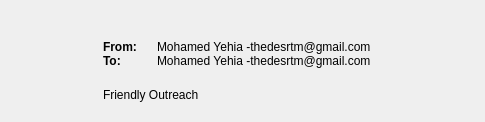
             <widget class="QFrame" name="email_view_header_frame">
              <property name="styleSheet">
               <string notr="true">border:none;</string>
              </property>
              <property name="frameShape">
               <enum>QFrame::NoFrame</enum>
              </property>
              <property name="frameShadow">
               <enum>QFrame::Raised</enum>
              </property>
              <layout class="QHBoxLayout" name="horizontalLayout_5" stretch="1,4,1">
               <property name="spacing">
                <number>6</number>
               </property>
               <property name="leftMargin">
                <number>27</number>
               </property>
               <property name="topMargin">
                <number>0</number>
               </property>
               <property name="rightMargin">
                <number>0</number>
               </property>
               <property name="bottomMargin">
                <number>0</number>
               </property>
               <item>
                <spacer name="horizontalSpacer_5">
                 <property name="orientation">
                  <enum>Qt::Horizontal</enum>
                 </property>
                 <property name="sizeHint" stdset="0">
                  <size>
                   <width>95</width>
                   <height>20</height>
                  </size>
                 </property>
                </spacer>
               </item>
               <item>
                <layout class="QVBoxLayout" name="verticalLayout_4" stretch="0,1">
                 <property name="spacing">
                  <number>20</number>
                 </property>
                 <property name="leftMargin">
                  <number>0</number>
                 </property>
                 <property name="bottomMargin">
                  <number>20</number>
                 </property>
                 <item>
                  <layout class="QFormLayout" name="formLayout">
                   <property name="verticalSpacing">
                    <number>0</number>
                   </property>
                   <item row="1" column="0">
                    <widget class="QLabel" name="label_2">
                     <property name="styleSheet">
                      <string notr="true">QLabel
{
    font: 10pt &quot;Raleway&quot;;
    font-weight:bold;
}</string>
                     </property>
                     <property name="text">
                      <string>From:</string>
                     </property>
                    </widget>
                   </item>
                   <item row="1" column="1">
                    <widget class="QLabel" name="from_email_lbl">
                     <property name="styleSheet">
                      <string notr="true">font: 10pt &quot;Raleway&quot;;</string>
                     </property>
                     <property name="text">
                      <string>Mohamed Yehia -thedesrtm@gmail.com</string>
                     </property>
                    </widget>
                   </item>
                   <item row="2" column="0">
                    <widget class="QLabel" name="label_3">
                     <property name="styleSheet">
                      <string notr="true">QLabel
{
    font: 10pt &quot;Raleway&quot;;
    font-weight:bold;
}</string>
                     </property>
                     <property name="text">
                      <string>To:</string>
                     </property>
                    </widget>
                   </item>
                   <item row="2" column="1">
                    <widget class="QLabel" name="to_email_lbl">
                     <property name="styleSheet">
                      <string notr="true">font: 10pt &quot;Raleway&quot;;</string>
                     </property>
                     <property name="text">
                      <string>Mohamed Yehia -thedesrtm@gmail.com</string>
                     </property>
                    </widget>
                   </item>
                   <item row="0" column="1">
                    <spacer name="verticalSpacer_8">
                     <property name="orientation">
                      <enum>Qt::Vertical</enum>
                     </property>
                     <property name="sizeHint" stdset="0">
                      <size>
                       <width>20</width>
                       <height>40</height>
                      </size>
                     </property>
                    </spacer>
                   </item>
                  </layout>
                 </item>
                 <item>
                  <widget class="QLabel" name="email_topic_lbl">
                   <property name="styleSheet">
                    <string notr="true">font: 16pt &quot;Raleway&quot;;
font-weight:medium;</string>
                   </property>
                   <property name="text">
                    <string>Friendly Outreach</string>
                   </property>
                  </widget>
                 </item>
                </layout>
               </item>
               <item>
                <spacer name="horizontalSpacer_6">
                 <property name="orientation">
                  <enum>Qt::Horizontal</enum>
                 </property>
                 <property name="sizeHint" stdset="0">
                  <size>
                   <width>95</width>
                   <height>20</height>
                  </size>
                 </property>
                </spacer>
               </item>
              </layout>
             </widget>
